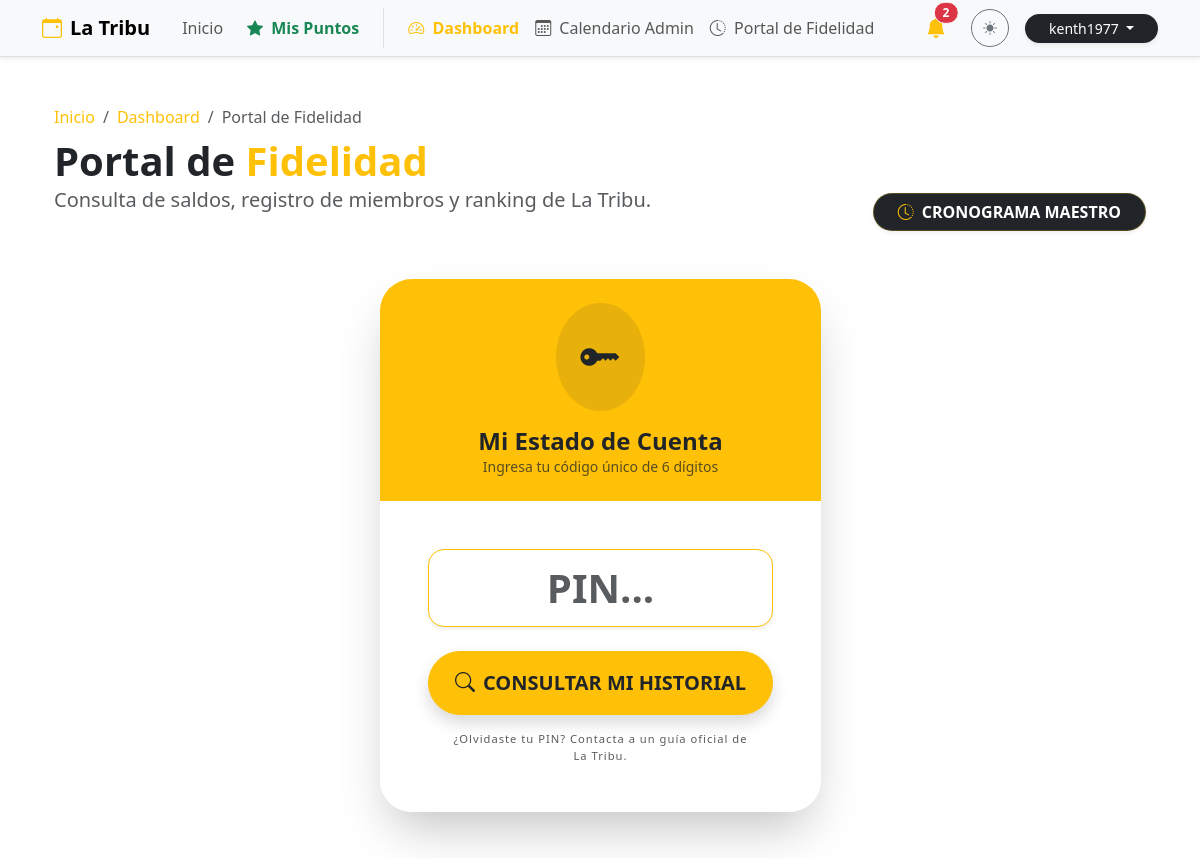
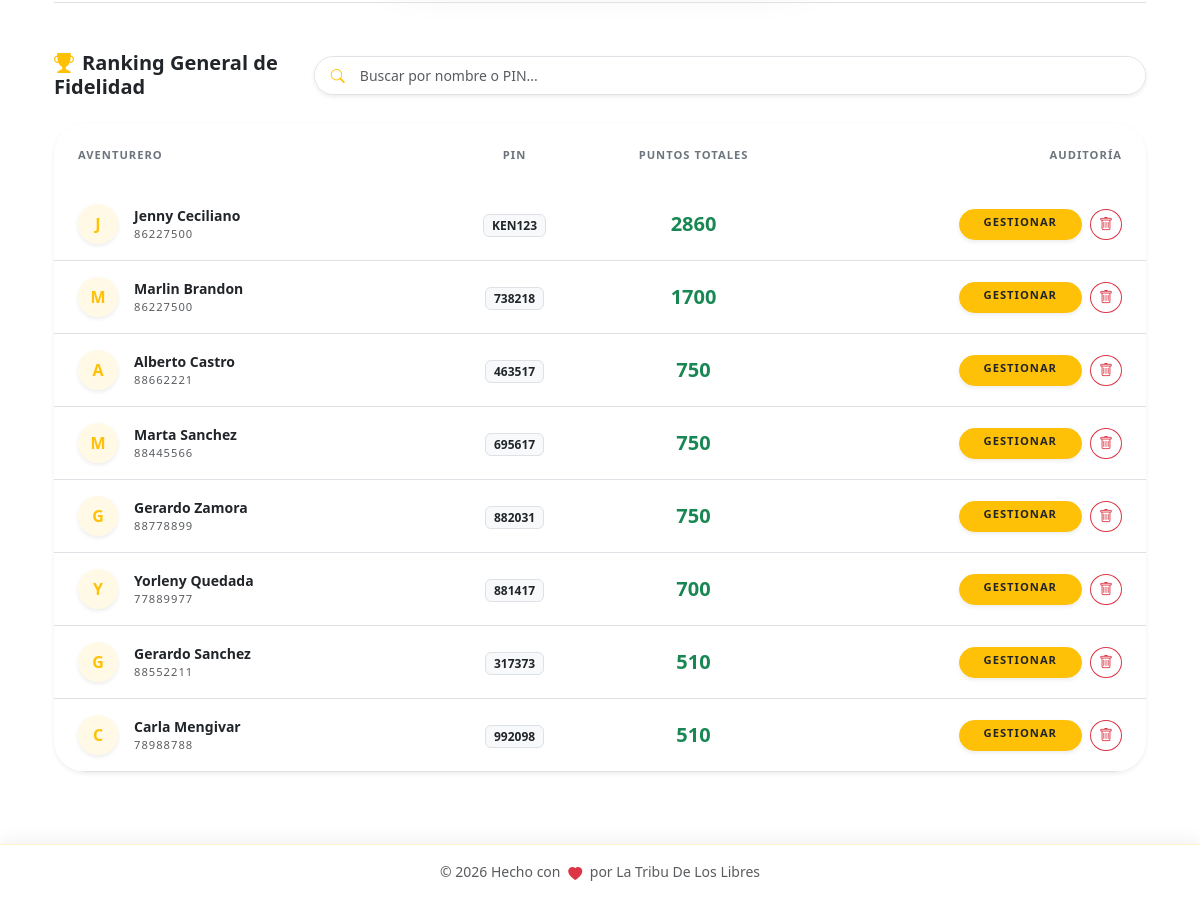
Before: /admin/puntos/ranking (signed in) with the older database file (2 pictures, top to bottom).
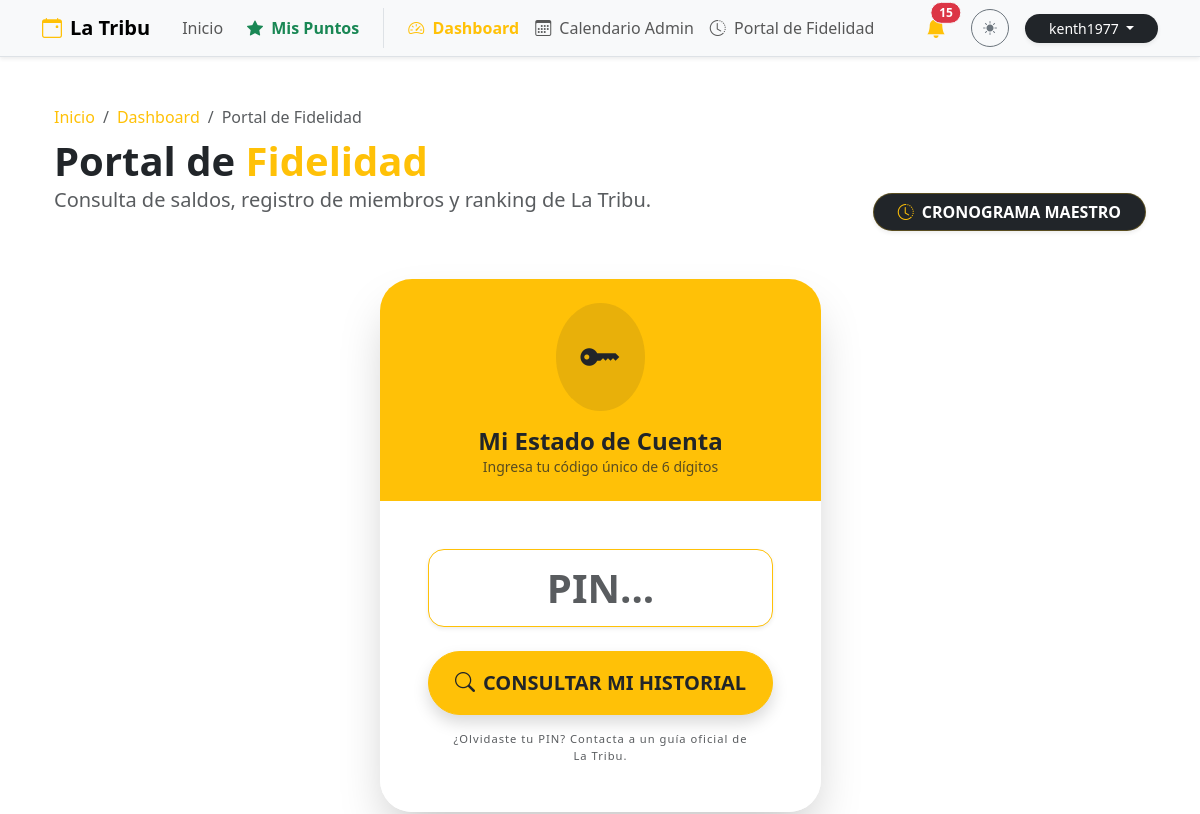
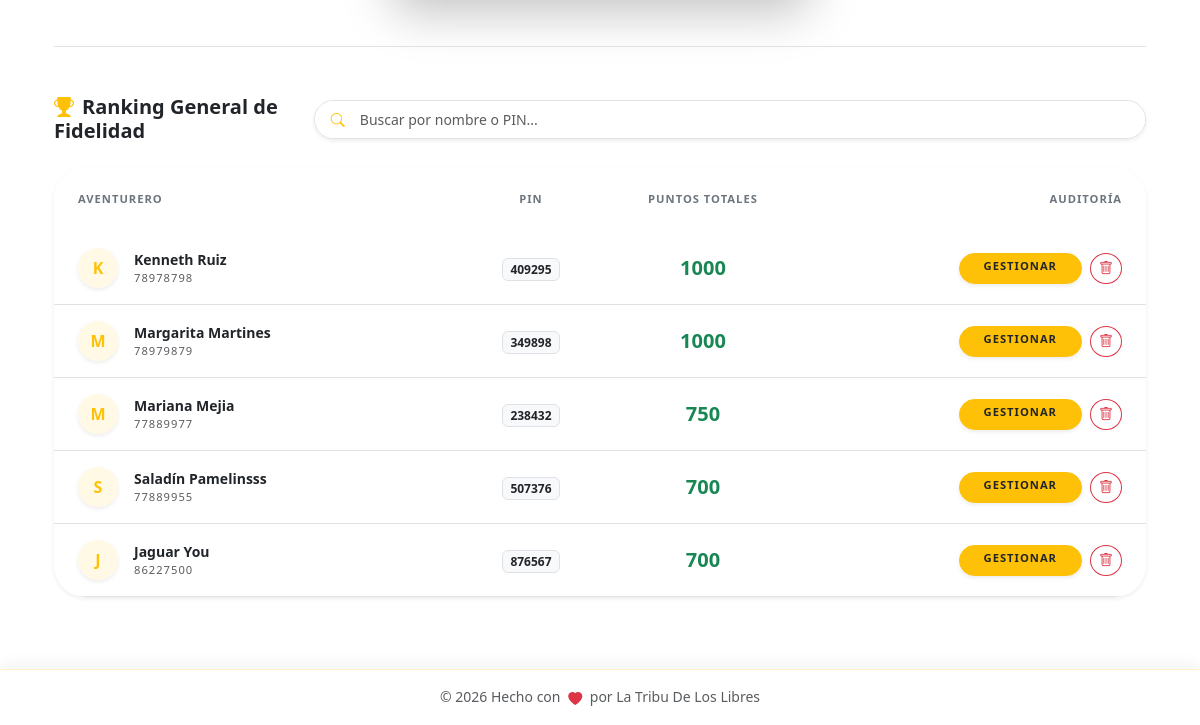
After: the same page with the newer database file (2 pictures, top to bottom).
### db.py (models this page shows)
class Member(db.Model):
    __tablename__ = 'member'
    id = db.Column(db.Integer, primary_key=True)
    pin = db.Column(db.String(6), unique=True, nullable=False)
    nombre = db.Column(db.String(100), nullable=False)
    apellido1 = db.Column(db.String(100), nullable=False)
    apellido2 = db.Column(db.String(100))
    telefono = db.Column(db.String(20))
    birth_date = db.Column(db.Date)
    puntos_totales = db.Column(db.Integer, default=0)
    debt_pending = db.Column(db.Boolean, default=False)
    ultimo_regalo_bday = db.Column(db.Integer, default=0) # Año del último bono acreditado
    bookings = db.relationship('Booking', backref='member', lazy=True)
    logs = db.relationship('PointLog', backref='member', lazy=True)

### puntos.py (the view)
@puntos_bp.route('/ranking')
@login_required
def historial_global():
    if not current_user.is_superuser:
        flash('Acceso restringido a líderes.', 'danger')
        return redirect(url_for('main.home'))
    members = Member.query.order_by(Member.puntos_totales.desc()).all()
    return render_template('puntos.html',
                         members=members,
                         selected_member=None,
                         is_global_schedule=False)

### app.py (called while the page is built)
@login_manager.user_loader
def load_user(user_id):
    try:
        return db.session.get(User, int(user_id))
    except (TypeError, ValueError, Exception):
        return None

@app.before_request
def force_https():
    if request.headers.get('X-Forwarded-Proto') == 'http':
        url = request.url.replace('http://', 'https://', 1)
        return redirect(url, code=301)

### rutas.py (called while the page is built)
def get_config(key, default_val=""):
    try:
        conf = SystemConfig.query.filter_by(key=key).first()
        return conf.value if conf else default_val
    except:
        return default_val

### templates/puntos.html (shortened to what the changed rows need)
{% extends "base.html" %}
{% block content %}
<div class="container py-4">
    <div class="row mb-5 align-items-end animate__animated animate__fadeIn">
        <div class="col-md-7">
            <h1 class="display-6 fw-bold mb-0">
                {% if is_global_schedule %}
                    Cronograma <span class="text-warning">Maestro</span>
                {% elif selected_member %}
                    Estado de Cuenta: <span class="text-warning">{{ selected_member.nombre }}</span>
                {% else %}
                    Portal de <span class="text-warning">Fidelidad</span>
                {% endif %}
            </h1>
        </div>
    </div>
    {% if is_global_schedule %}
    <div class="card border-0 shadow-lg rounded-5 overflow-hidden animate__animated animate__fadeIn">
        <div class="card-body p-0">
            <div class="table-responsive">
                <table class="table table-hover align-middle mb-0">
                    <thead class="bg-body-tertiary">
                        <tr>
                            <th class="border-0 px-4 py-3 text-secondary x-small fw-bold text-uppercase">Fecha / Hora</th>
                            <th class="border-0 py-3 text-secondary x-small fw-bold text-uppercase">Miembro (PIN)</th>
                            <th class="border-0 py-3 text-secondary x-small fw-bold text-uppercase text-center">Tipo</th>
                            <th class="border-0 py-3 text-secondary x-small fw-bold text-uppercase">Concepto / Detalle</th>
                            <th class="border-0 py-3 text-secondary x-small fw-bold text-uppercase text-end pe-4">Impacto</th>
                        </tr>
                    </thead>
                    <tbody>
                        {% if logs %}
                            {% for log in logs %}
                            <tr class="animate__animated animate__fadeIn" style="animation-delay: {{ loop.index0 * 0.05 }}s">
                                <td class="px-4 py-3">
                                    <span class="fw-medium small text-body">{{ log.fecha.strftime('%d %b, %y') }}</span><br>
                                    <small class="text-muted" style="font-size: 0.6rem;">{{ log.fecha.strftime('%H:%M:%S') }}</small>
                                </td>
                                <td>
                                    <div class="fw-bold text-body small">{{ log.member }}</div>
                                    <span class="badge bg-light text-dark border x-small" style="font-size: 0.6rem;">{{ log.pin }}</span>
                                </td>
                                <td class="text-center">
                                    <span class="badge bg-light text-dark border px-3 py-1 rounded-pill x-small fw-bold">{{ log.tipo }}</span>
                                </td>
                                <td class="small text-muted">{{ log.detalle }}</td>
                                <td class="text-end pe-4">
                                    <span class="fw-bold fs-5 {{ log.color }}">
                                        {% if log.monto > 0 %}+{% endif %}{{ log.monto }}
                                    </span>
                                </td>
                            </tr>
                            {% endfor %}
                        {% else %}
                            <tr>
                                <td colspan="5" class="text-center py-5 text-muted">
                                    <i class="bi bi-info-circle display-4 d-block mb-3 opacity-25"></i>
                                    No hay registros globales en el cronograma.
                                </td>
                            </tr>
                        {% endif %}
                    </tbody>
                </table>
            </div>
        </div>
    </div>
    {% else %}
        {% if current_user.is_authenticated and current_user.is_superuser %}
            <div class="mt-5 pt-5 border-top animate__animated animate__fadeInUp">
                <div class="card border-0 shadow-sm rounded-5 bg-body overflow-hidden">
                    <div class="card-body p-0">
                        <div class="table-responsive">
                            <table class="table table-hover align-middle mb-0" id="membersTable">
                                <thead class="bg-body-tertiary">
                                    <tr>
                                        <th class="border-0 px-4 py-4 text-secondary x-small fw-bold text-uppercase">Aventurero</th>
                                        <th class="border-0 py-4 text-secondary x-small fw-bold text-uppercase text-center">PIN</th>
                                        <th class="border-0 py-4 text-secondary x-small fw-bold text-uppercase text-center">Puntos Totales</th>
                                        <th class="border-0 py-4 text-secondary x-small fw-bold text-uppercase text-end pe-4">Auditoría</th>
                                    </tr>
                                </thead>
                                <tbody>
                                    {% if members %}
                                        {% for member in members %}
                                        <tr class="ranking-row">
                                            <td class="px-4 py-3">
                                                <div class="d-flex align-items-center">
                                                    <div class="avatar-xs me-3 bg-warning bg-opacity-10 text-warning rounded-circle d-flex align-items-center justify-content-center fw-bold shadow-sm" style="width: 40px; height: 40px;">
                                                        {{ member.nombre[0] if member.nombre else '?' }}
                                                    </div>
                                                    <div>
                                                        <div class="fw-bold text-body small member-name-cell">{{ member.nombre }} {{ member.apellido1 }}</div>
                                                        <div class="x-small text-muted">{{ member.telefono }}</div>
                                                    </div>
                                                </div>
                                            </td>
                                            <td class="text-center"><span class="badge bg-light text-dark border small member-pin-cell">{{ member.pin }}</span></td>
                                            <td class="text-center fw-bold text-success fs-5">{{ member.puntos_totales }}</td>
                                            <td class="text-end pe-4">
                                                <div class="d-flex justify-content-end gap-2">
                                                    <a href="{{ url_for('puntos.detalle_miembro', member_id=member.id) }}" class="btn btn-warning btn-sm rounded-pill shadow-sm py-1 px-4 x-small fw-bold text-dark">GESTIONAR</a>
                                                    <button class="btn btn-outline-danger btn-sm rounded-circle" data-bs-toggle="modal" data-bs-target="#deleteUserModal{{ member.id }}">
                                                        <i class="bi bi-trash"></i>
                                                    </button>
                                                </div>
                                            </td>
                                        </tr>
                                        {% endfor %}
                                    {% endif %}
                                </tbody>
                            </table>
                        </div>
                    </div>
                </div>
            </div>
        {% endif %}
    {% endif %}
</div>
{% endblock %}

### templates/base.html (shortened to what the changed rows need)
<!DOCTYPE html>
<html lang="es" data-bs-theme="light">
<head>
    <link href="https://cdn.jsdelivr.net/npm/bootstrap@5.3.2/dist/css/bootstrap.min.css" rel="stylesheet">
    <link rel="stylesheet" href="https://cdn.jsdelivr.net/npm/bootstrap-icons@1.11.1/font/bootstrap-icons.css">
    <link rel="stylesheet" href="https://cdnjs.cloudflare.com/ajax/libs/animate.css/4.1.1/animate.min.css"/>
</head>
<body>
    <nav class="navbar navbar-expand-lg bg-body-tertiary border-bottom sticky-top shadow-sm">
        <div class="container">
            <div class="collapse navbar-collapse" id="navbarNav">
                <div class="d-flex align-items-center gap-3 mt-3 mt-lg-0">
                    {% if current_user.is_authenticated and current_user.is_superuser %}
                    <div class="dropdown">
                        <button class="btn btn-link position-relative text-dark p-0 me-2" type="button" data-bs-toggle="dropdown" aria-expanded="false">
                            <i class="bi bi-bell-fill fs-5 text-warning"></i>
                            {% if admin_unread_count > 0 %}
                            <span class="position-absolute top-0 start-100 translate-middle badge rounded-pill bg-danger border border-light animate__animated animate__pulse animate__infinite">
                                {{ admin_unread_count }}
                            </span>
                            {% endif %}
                        </button>
                    </div>
                    {% endif %}
                </div>
            </div>
        </div>
    </nav>
    <main class="container py-4">
        {% block content %}{% endblock %}
    </main>
</body>
</html>

Changed rows visible on the page:
removed Member: nombre "A", nombre "Alberto", apellido1 "Castro", telefono "88662221", pin "463517", puntos_totales "750"
removed Member: nombre "G", nombre "Gerardo", apellido1 "Zamora", telefono "88778899", pin "882031", puntos_totales "750"
removed Member: nombre "Y", nombre "Yorleny", apellido1 "Quedada", telefono "77889977", pin "881417", puntos_totales "700"
removed Member: nombre "G", nombre "Gerardo", apellido1 "Sanchez", telefono "88552211", pin "317373", puntos_totales "510"
removed Member: nombre "C", nombre "Carla", apellido1 "Mengivar", telefono "78988788", pin "992098", puntos_totales "510"
changed Member: nombre "J" → "K"; nombre "Jenny" → "Kenneth"; apellido1 "Ceciliano" → "Ruiz"; telefono "86227500" → "78978798"; pin "KEN123" → "409295"; puntos_totales "2860" → "1000"
changed Member: nombre "Marlin" → "Margarita"; apellido1 "Brandon" → "Martines"; telefono "86227500" → "78979879"; pin "738218" → "349898"; puntos_totales "1700" → "1000"
added Member: nombre "M", nombre "Mariana", apellido1 "Mejia", telefono "77889977", pin "238432", puntos_totales "750"
added Member: nombre "S", nombre "Saladín", apellido1 "Pamelinsss", telefono "77889955", pin "507376", puntos_totales "700"
changed Member: nombre "M" → "J"; nombre "Marta" → "Jaguar"; apellido1 "Sanchez" → "You"; telefono "88445566" → "86227500"; pin "695617" → "876567"; puntos_totales "750" → "700"
Other visible differences:
{{ admin_unread_count }}: "2" → "15"
